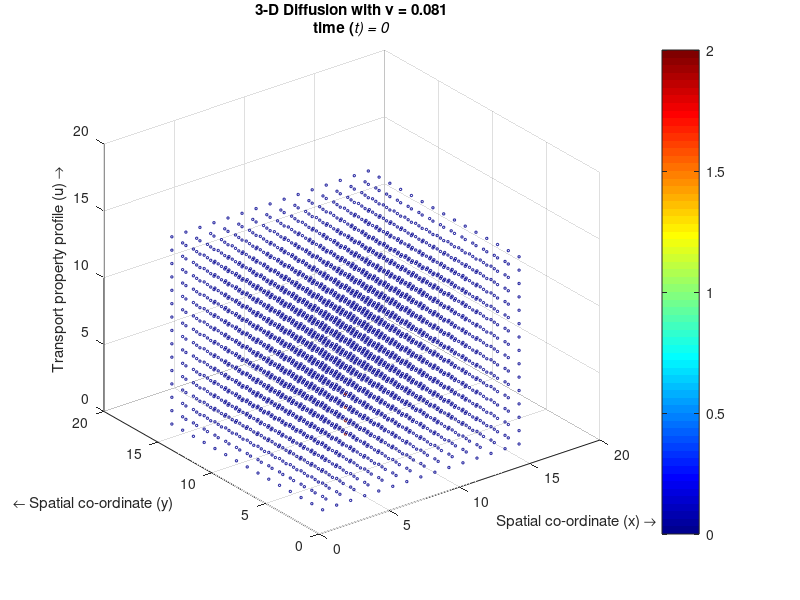

Here is the MATLAB script that generated this plot: (Note: this script raises an error after producing the figure.)
%Odor_profile_estimation
%%% Numerical estimation of odour gradient

%%
%Specifying parameters
nx = 15;                          %Number of steps in space(x)
ny = 15;                          %Number of steps in space(y)->in a 90mm plate
nz = 15;                          %Number of steps in space(z)->10mm depth of plate
nt = 200;                         %Number of time steps 
dt = 0.01;                        %Width of each time step
dx = 1/(nx-1);                    %Width of space step(x)
dy = 1/(ny-1);                    %Width of space step(y)
dz = 1/(nz-1);                    %Width of space step(z)
x = (0:dx:1)*9;                   %Range of x(0,9) and specifying the grid points
y = (0:dy:1)*9;                   %Range of y(0,9) and specifying the grid points
z = (0:dz:1)*1;                   %Range of z(0,1) and specifying the grid points
u = zeros(nx,ny,nz);              %Preallocating u
un = zeros(nx,ny,nz);             %Preallocating un
vis = 0.081*1;                    %Diffusion coefficient/viscocity   %%%MEK diffiusion coefficient in air
% UW=0;                             %x=0 Dirichlet B.C 
% UE=0;                             %x=L Dirichlet B.C 
% US=0;                             %y=0 Dirichlet B.C 
% UN=0;                             %y=L Dirichlet B.C 
UnW=0.;                            %x=0 Neumann B.C (du/dn=UnW) west
UnE=0;                            %x=L Neumann B.C (du/dn=UnE) east
UnS=0;                            %y=0 Neumann B.C (du/dn=UnS) south
UnN=0;                            %y=L Neumann B.C (du/dn=UnN) north
UnU=0;                            %z=0 Neumann B.C (du/dn=UnU) up
UnD=0;                            %z=L Neumann B.C (du/dn=UnD) down
%%
%Initial Conditions
C0 = 2;  %initial concentration
X0 = [4.,5.,0.0,0.25];  %butanone plug
% for i=1:nx
%     for j=1:ny
%         for k=1:nz
%             if ((X0(1)<=y(j)) & (y(j)<=X0(2)) & ...
%                 (X0(1)<=x(i)) & (x(i)<=X0(2)) & ...
%                 (X0(3)<=z(k)) & (z(k)<=X0(4)) )
%                 u(i,j,k)=C0;
%             else
%                 u(i,j,k)=0;
%             end
%         end
%     end
% end
xx = find(X0(1)<=x & X0(2)>=x);
yy = find(X0(1)<=y & X0(2)>=y);
zz = find(X0(3)<=z & X0(4)>=z);
u(xx,yy,zz) = C0;

%%
%B.C vector
bc=zeros(nx-2,ny-2,nz-2);
% bc(1,:)=UW/dx^2; bc(nx-2,:)=UE/dx^2;  %Dirichlet B.Cs
% bc(:,1)=US/dy^2; bc(:,ny-2)=UN/dy^2;  %Dirichlet B.Cs
bc(1,:,:)=-UnW/dx; bc(nx-2,:,:)=UnE/dx;  %Neumann B.Cs
bc(:,1,:)=-UnS/dy; bc(:,ny-2,:)=UnN/dy;  %Neumann B.Cs
bc(:,:,1)=-UnU/dz; bc(:,:,nz-2)=UnD/dz;  %Neumann B.Cs
%B.Cs at the corners:
% bc(1,1)=UW/dx^2+US/dy^2;    bc(nx-2,1)=UE/dx^2+US/dy^2;
% bc(1,ny-2)=UW/dx^2+UN/dy^2; bc(nx-2,ny-2)=UE/dx^2+UN/dy^2;
% bc(1,1,1)=0;  bc(nx-2,1,1)=0;  bc(1,nx-2,1)=0; bc(1,1,nx-2)=0;
% bc(nx-2,nx-2,1)=0; bc(nx-2,1,nx-2)=0; bc(1,nx-2,nx-2)=0; bc(nx-2,nx-2,nx-2)=0;
% bc=vis*dt*bc;
%Calculating the coefficient matrix for the implicit scheme
Ex=sparse(2:nx-2, 1:nx-3, 1, nx-2, nx-2);
%Ax=Ex+Ex'-2*speye(nx-2);        %Dirichlet B.Cs
Ax(1,1,1)=-1; Ax(nx-2,nx-2,nx-2)=-1;  %Neumann B.Cs
Ey=sparse(2:ny-2,1:ny-3,1,ny-2,ny-2);
%Ay=Ey+Ey'-2*speye(ny-2);        %Dirichlet B.Cs
Ay(1,1,1)=-1; Ay(ny-2,ny-2,ny-2)=-1;  %Neumann B.Cs
Ez=sparse(2:nz-2,1:nz-3,1,nz-2,nz-2);
%Ay=Ey+Ey'-2*speye(ny-2);        %Dirichlet B.Cs
Az(1,1,1)=-1; Az(nz-2,nz-2,nz-2)=-1;  %Neumann B.C
%A=kron(Ay/dy^2,speye(nx-2))+kron(speye(ny-2),Ax/dx^2)+kron();
%D=speye((nx-2)*(ny-2))-vis*dt*A;

% e=ones(n,1); I=speye(n);
% L1=(alpha/(h^2))*spdiags([e -2*e e],-1:1,n,n);
% L = kron(L1,kron(I,kron(L1,I))+kron(I,kron(I,L1)));
% L = L + kron(L1,kron(I,I));
% A = kron();
%%
%Calculating the field variable for each time step for 3-D diffusion
figure;
for it=0:nt
    un=u;
    %h=surf(x,y,squeeze(u(:,:,3))','EdgeColor','none');       %plotting the field variable
    %h=surf(squeeze(u(:,:,4))','EdgeColor','none');       %plotting the field variable
    [X,Y,Z] = ndgrid(1:size(u,1), 1:size(u,2), 1:size(u,3));
    pointsize = 3;
    h = scatter3(X(:), Y(:), Z(:), pointsize, u(:));
    %h = slice(X,Y,Z,u,1,[],[],'nearest');
    shading interp
    %axis ([0 9 0 9 0 2])
    title({['3-D Diffusion with {\nu} = ',num2str(vis)];['time (\itt) = ',num2str(it*dt)]})
    xlabel('Spatial co-ordinate (x) \rightarrow')
    ylabel('{\leftarrow} Spatial co-ordinate (y)')
    zlabel('Transport property profile (u) \rightarrow')
    colormap jet
    colorbar;
    drawnow; 
    refreshdata(h)
    %Uncomment as necessary
    %Implicit method:
    %{
    U=un;U(1,:)=[];U(end,:)=[];U(:,1)=[];U(:,end)=[];
    U=reshape(U+bc,[],1);
    U=D\U;
    U=reshape(U,nx-2,ny-2);
    u(2:nx-1,2:ny-1)=U;
    %Boundary conditions
    %Dirichlet:
%     u(1,:)=UW;
%     u(nx,:)=UE;
%     u(:,1)=US;
%     u(:,ny)=UN;
    %Neumann:
    u(1,:)=u(2,:)-UnW*dx;
    u(nx,:)=u(nx-1,:)+UnE*dx;
    u(:,1)=u(:,2)-UnS*dy;
    u(:,ny)=u(:,ny-1)+UnN*dy;
    %}
    %Explicit method:{
    for i=2:nx-1
        for j=2:ny-1
            for k=2:nz-1
                u(i,j,k)=un(i,j,k)+(vis*dt*(un(i+1,j,k)-2*un(i,j,k)+un(i-1,j,k))/(dx*dx))+...
                (vis*dt*(un(i,j+1,k)-2*un(i,j,k)+un(i,j-1,k))/(dy*dy))+...
            (vis*dt*(un(i,j,k+1)-2*un(i,j,k)+un(i,j,k-1))/(dz*dz));
            end
        end
    end
    %Boundary conditions
    %Dirichlet:
%     u(1,:)=UW;
%     u(nx,:)=UE;
%     u(:,1)=US;
%     u(:,ny)=UN;
    %Neumann:
%     u(1,:,:)=u(2,:,:)-UnW*dx;
%     u(nx,:,:)=u(nx-1,:,:)+UnE*dx;
%     u(:,1,:)=u(:,2,:)-UnS*dy;
%     u(:,ny,:)=u(:,ny-1,:)+UnN*dy;
%     u(:,:,1)=u(:,:,2)-UnU*dz;
%     u(:,:,nz)=u(:,:,nz-1)+UnD*dz;
    %}
    %modified boundary condition
    k = 1; %leakage
    A = -3.5*10^-11;  B = 1/3.19;  %effective evaporation
    u(1,:,:)=u(2,:,:)-k*u(2,:,:)*dx;
    u(nx,:,:)=u(nx-1,:,:)+k*u(nx-1,:,:)*dx;
    u(:,1,:)=u(:,2,:)-k*u(:,2,:)*dy;
    u(:,ny,:)=u(:,ny-1,:)+k*u(:,ny-1,:)*dy;
    u(:,:,1)=u(:,:,2)-(A+B*u(:,:,2))*dz;
    u(:,:,nz)=u(:,:,nz-1)+k*u(:,:,nz-1)*dz;
end

%%
rho=1.2;
cp=50;
%Length in thee three directions (i.e. width, depth and height)
W=100;
D=50;
H=30;
%Number of nodes in the three directions
NW=101;
ND=51;
NH=31;
%Distance between nodes in each of the three directions
w=W/(NW-1);
d=D/(ND-1);
h=H/(NH-1);
%Number of time steps and time interval
Nt=18000;
dt=1;
Total_t=Nt*dt;
%Creating matrix for the temperature
Tn=zeros(NH,NW,ND);
%Creating matrix for thermal conductivity
K=10*ones(NH,NW,ND);
K(:,1,:)=0.001;
K(:,end,:)=0.001;
K(1,:,:)=0.001;
K(end,:,:)=0.001;
K(:,:,1)=0.001;
K(:,:,end)=0.001;
%Initial conditions
Tn(:,:,:)=0;
t=0;
[X,Y,Z] = ndgrid(1:NH,1:NW,1:ND);
%March in time
for k=1:Nt
    k
    %Update time
    t=t+dt;
      %Update the temperature
      Tc=Tn;
      %Calculating new temperature in x and y and z locations
      for i=2:NW-1
          for j=2:ND-1
              for m=2:NH-1
                  Tn(m,i,j)=Tc(m,i,j)+...
                      dt*(K(m,i,j)/rho/cp)*...
                      (((Tc(m+1,i,j)-2*Tc(m,i,j)+Tc(m-1,i,j))/h/h)+...
                      ((Tc(m,i+1,j)-2*Tc(m,i,j)+Tc(m,i-1,j))/w/w)+...
                      ((Tc(m,i,j+1)-2*Tc(m,i,j)+Tc(m,i,j-1))/d/d));
              end
          end
      end
       scatter3(X(:),Y(:),Z(:),1,Tn(:),'filled')
       colorbar
       title(sprintf('Time Step:%d',k))
       drawnow
      %Applying the source term
      if (t<2*3600)
          Tn(20,80,40)= Tn(20,80,40)+(dt*100000/rho/cp);
      end
      %Boundary condition
      Tn(:,1,:)=Tn(:,2,:);
      Tn(:,end,:)=Tn(:,end-1,:);
      Tn(1,:,:)=Tn(2,:,:);
      Tn(end,:,:)=Tn(end-1,:,:);
      Tn(:,:,1)=Tn(:,:,2);
      Tn(:,:,end)=Tn(:,:,end-1);
end